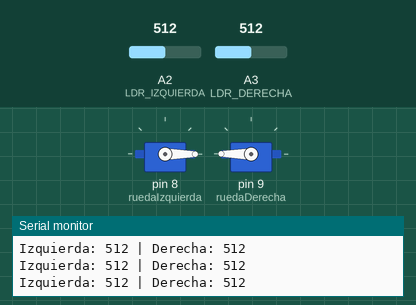
Simulated run of this sketch. Board: Arduino Uno, built with avr-gcc and run on an emulated ATmega328P. On the bench: 2 × servo, the last lines printed to the serial monitor. Inputs (shaded band) come from the test bench; at power-on: A2 (LDR_IZQUIERDA) = 512, A3 (LDR_DERECHA) = 512.

Above: at 1.2 s.
1.3 s: A2 (LDR_IZQUIERDA) set to 716
At 2.5 s:
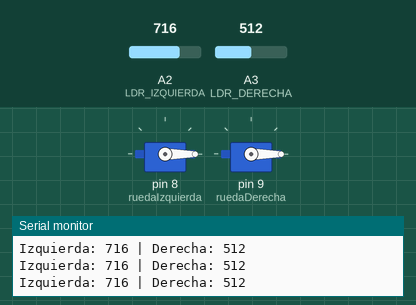
2.8 s: A3 (LDR_DERECHA) set to 900
At 4.0 s:
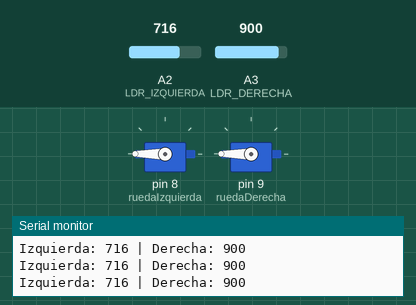
4.3 s: A3 (LDR_DERECHA) set to 716
At 4.7 s:
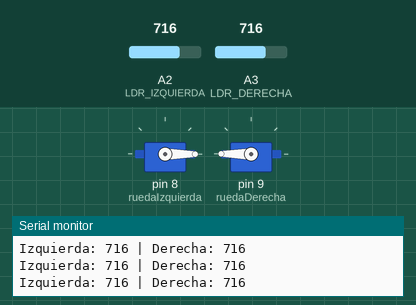
5.8 s: A3 (LDR_DERECHA) set to 511
At 6.3 s:
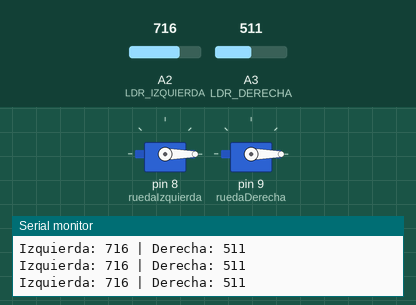
8.8 s: A2 (LDR_IZQUIERDA) set to 0
At 9.5 s:
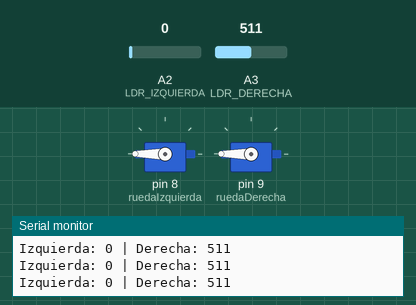
Timing chart, 0 to 11.8 s (numbered marks = the images above; inputs shaded):
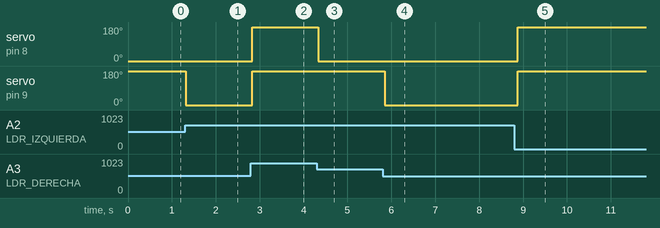

Measured:
- after the input at 1.3 s, servo on pin 9 (ruedaDerecha): 180° → 0° at once
- after the input at 2.8 s, servo on pin 8 (ruedaIzquierda), servo on pin 9 (ruedaDerecha): 0° → 180° at once
- after the input at 4.3 s, servo on pin 8 (ruedaIzquierda): 180° → 0° at once
- after the input at 5.8 s, servo on pin 9 (ruedaDerecha): 180° → 0° after 0.05 s
- after the input at 8.8 s, servo on pin 8 (ruedaIzquierda), servo on pin 9 (ruedaDerecha): 0° → 180° after 0.08 s

The sketch:

huye_luz.ino
```cpp
#include <Servo.h>

#define LDR_IZQUIERDA A2
#define LDR_DERECHA A3

Servo ruedaIzquierda;
Servo ruedaDerecha;

void setup() {
    ruedaIzquierda.attach(8);
    ruedaDerecha.attach(9);
    Serial.begin(9600);
}

void loop() {
  int luzIzquierda = analogRead(LDR_IZQUIERDA);
  int luzDerecha = analogRead(LDR_DERECHA);

  Serial.print("Izquierda: ");
  Serial.print(luzIzquierda);
  Serial.print(" | Derecha: ");
  Serial.println(luzDerecha);

  if (luzIzquierda < luzDerecha) {
    // Más luz a la izquierda, girar derecha para huir
    ruedaIzquierda.write(180);
    ruedaDerecha.write(180);
  }else if (luzDerecha < luzIzquierda) {
   // más luz a la derecha, girar izquierda para huir
   ruedaIzquierda.write(0);
   ruedaDerecha.write(0);
  } else {
    // misma luz, ir hacia atrás
    ruedaIzquierda.write(0);
    ruedaDerecha.write(180);
  }

  delay(100);
}
```
